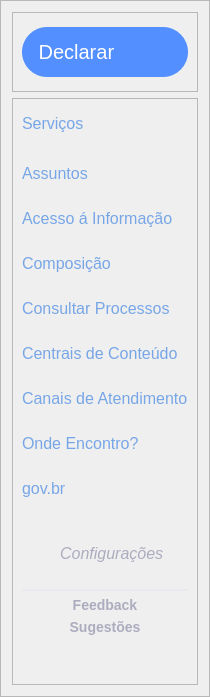
        <widget class="QFrame" name="frame_ColumnLeft">
         <property name="maximumSize">
          <size>
           <width>225</width>
           <height>16777215</height>
          </size>
         </property>
         <property name="styleSheet">
          <string notr="true"/>
         </property>
         <property name="frameShape">
          <enum>QFrame::StyledPanel</enum>
         </property>
         <property name="frameShadow">
          <enum>QFrame::Raised</enum>
         </property>
         <layout class="QVBoxLayout" name="verticalLayout_4">
          <item>
           <widget class="QFrame" name="frame_4">
            <property name="minimumSize">
             <size>
              <width>0</width>
              <height>80</height>
             </size>
            </property>
            <property name="maximumSize">
             <size>
              <width>16777215</width>
              <height>80</height>
             </size>
            </property>
            <property name="frameShape">
             <enum>QFrame::StyledPanel</enum>
            </property>
            <property name="frameShadow">
             <enum>QFrame::Raised</enum>
            </property>
            <layout class="QVBoxLayout" name="verticalLayout_7">
             <item>
              <widget class="QPushButton" name="pushButton_BtnDeclarar">
               <property name="minimumSize">
                <size>
                 <width>0</width>
                 <height>50</height>
                </size>
               </property>
               <property name="maximumSize">
                <size>
                 <width>234</width>
                 <height>50</height>
                </size>
               </property>
               <property name="cursor">
                <cursorShape>PointingHandCursor</cursorShape>
               </property>
               <property name="layoutDirection">
                <enum>Qt::LeftToRight</enum>
               </property>
               <property name="styleSheet">
                <string notr="true">QPushButton{
	text-align:left;
	color:#fff;
	border:0px;
	border-radius:25px;
	font-size:20px;
	cursor: pointer;
	background-color:#538fff;
}
QPushButton:hover{
background-color:#3668ff;
}


</string>
               </property>
               <property name="text">
                <string>   Declarar</string>
               </property>
               <property name="icon">
                <iconset>
                 <normaloff>assets/img/FAB-1.png</normaloff>assets/img/FAB-1.png</iconset>
               </property>
               <property name="iconSize">
                <size>
                 <width>40</width>
                 <height>40</height>
                </size>
               </property>
              </widget>
             </item>
            </layout>
           </widget>
          </item>
          <item>
           <widget class="QFrame" name="frame_7">
            <property name="frameShape">
             <enum>QFrame::StyledPanel</enum>
            </property>
            <property name="frameShadow">
             <enum>QFrame::Raised</enum>
            </property>
            <layout class="QVBoxLayout" name="verticalLayout_6">
             <item>
              <widget class="QPushButton" name="pushButton_BtnServico">
               <property name="minimumSize">
                <size>
                 <width>0</width>
                 <height>30</height>
                </size>
               </property>
               <property name="maximumSize">
                <size>
                 <width>16777215</width>
                 <height>30</height>
                </size>
               </property>
               <property name="cursor">
                <cursorShape>PointingHandCursor</cursorShape>
               </property>
               <property name="layoutDirection">
                <enum>Qt::LeftToRight</enum>
               </property>
               <property name="styleSheet">
                <string notr="true">QPushButton{
	text-align:left;
	color:#77a6e7;
	border:0px;
	font-size:16px;
	cursor: pointer;
}

QPushButton:hover{
text-decoration: underline;
font-weight: bold;
}

</string>
               </property>
               <property name="text">
                <string>Serviços</string>
               </property>
              </widget>
             </item>
             <item>
              <spacer name="horizontalSpacer">
               <property name="orientation">
                <enum>Qt::Horizontal</enum>
               </property>
               <property name="sizeHint" stdset="0">
                <size>
                 <width>40</width>
                 <height>20</height>
                </size>
               </property>
              </spacer>
             </item>
             <item>
              <widget class="QPushButton" name="pushButton_BtnAssuntos">
               <property name="cursor">
                <cursorShape>PointingHandCursor</cursorShape>
               </property>
               <property name="styleSheet">
                <string notr="true">QPushButton{
	text-align:left;
	color:#77a6e7;
	border:0px;
	font-size:16px;
	cursor: pointer;
}

QPushButton:hover{
text-decoration: underline;
font-weight: bold;
}</string>
               </property>
               <property name="text">
                <string>Assuntos</string>
               </property>
              </widget>
             </item>
             <item>
              <spacer name="horizontalSpacer_2">
               <property name="orientation">
                <enum>Qt::Horizontal</enum>
               </property>
               <property name="sizeHint" stdset="0">
                <size>
                 <width>40</width>
                 <height>20</height>
                </size>
               </property>
              </spacer>
             </item>
             <item>
              <widget class="QPushButton" name="pushButton_BtnAcessoInfo">
               <property name="cursor">
                <cursorShape>PointingHandCursor</cursorShape>
               </property>
               <property name="styleSheet">
                <string notr="true">QPushButton{
	text-align:left;
	color:#77a6e7;
	border:0px;
	font-size:16px;
	cursor: pointer;
}

QPushButton:hover{
text-decoration: underline;
font-weight: bold;
}</string>
               </property>
               <property name="text">
                <string>Acesso á Informação</string>
               </property>
              </widget>
             </item>
             <item>
              <spacer name="horizontalSpacer_3">
               <property name="orientation">
                <enum>Qt::Horizontal</enum>
               </property>
               <property name="sizeHint" stdset="0">
                <size>
                 <width>40</width>
                 <height>20</height>
                </size>
               </property>
              </spacer>
             </item>
             <item>
              <widget class="QPushButton" name="pushButton_BtnComposicao">
               <property name="cursor">
                <cursorShape>PointingHandCursor</cursorShape>
               </property>
               <property name="styleSheet">
                <string notr="true">QPushButton{
	text-align:left;
	color:#77a6e7;
	border:0px;
	font-size:16px;
	cursor: pointer;
}

QPushButton:hover{
text-decoration: underline;
font-weight: bold;
}</string>
               </property>
               <property name="text">
                <string>Composição</string>
               </property>
              </widget>
             </item>
             <item>
              <spacer name="horizontalSpacer_4">
               <property name="orientation">
                <enum>Qt::Horizontal</enum>
               </property>
               <property name="sizeHint" stdset="0">
                <size>
                 <width>40</width>
                 <height>20</height>
                </size>
               </property>
              </spacer>
             </item>
             <item>
              <widget class="QPushButton" name="pushButton_BtnConsultaProcessos">
               <property name="cursor">
                <cursorShape>PointingHandCursor</cursorShape>
               </property>
               <property name="styleSheet">
                <string notr="true">QPushButton{
	text-align:left;
	color:#77a6e7;
	border:0px;
	font-size:16px;
	cursor: pointer;
}

QPushButton:hover{
text-decoration: underline;
font-weight: bold;
}</string>
               </property>
               <property name="text">
                <string>Consultar Processos</string>
               </property>
              </widget>
             </item>
             <item>
              <spacer name="horizontalSpacer_11">
               <property name="orientation">
                <enum>Qt::Horizontal</enum>
               </property>
               <property name="sizeHint" stdset="0">
                <size>
                 <width>40</width>
                 <height>20</height>
                </size>
               </property>
              </spacer>
             </item>
             <item>
              <widget class="QPushButton" name="pushButton_BtnCentraisConteudo">
               <property name="cursor">
                <cursorShape>PointingHandCursor</cursorShape>
               </property>
               <property name="styleSheet">
                <string notr="true">QPushButton{
	text-align:left;
	color:#77a6e7;
	border:0px;
	font-size:16px;
	cursor: pointer;
}

QPushButton:hover{
text-decoration: underline;
font-weight: bold;
}</string>
               </property>
               <property name="text">
                <string>Centrais de Conteúdo</string>
               </property>
              </widget>
             </item>
             <item>
              <spacer name="horizontalSpacer_5">
               <property name="orientation">
                <enum>Qt::Horizontal</enum>
               </property>
               <property name="sizeHint" stdset="0">
                <size>
                 <width>40</width>
                 <height>20</height>
                </size>
               </property>
              </spacer>
             </item>
             <item>
              <widget class="QPushButton" name="pushButton_BtnCanaisAtendimento">
               <property name="cursor">
                <cursorShape>PointingHandCursor</cursorShape>
               </property>
               <property name="styleSheet">
                <string notr="true">QPushButton{
	text-align:left;
	color:#77a6e7;
	border:0px;
	font-size:16px;
	cursor: pointer;
}

QPushButton:hover{
text-decoration: underline;
font-weight: bold;
}</string>
               </property>
               <property name="text">
                <string>Canais de Atendimento</string>
               </property>
              </widget>
             </item>
             <item>
              <spacer name="horizontalSpacer_6">
               <property name="orientation">
                <enum>Qt::Horizontal</enum>
               </property>
               <property name="sizeHint" stdset="0">
                <size>
                 <width>40</width>
                 <height>20</height>
                </size>
               </property>
              </spacer>
             </item>
             <item>
              <widget class="QPushButton" name="pushButton_BtnOndeEncontro">
               <property name="cursor">
                <cursorShape>PointingHandCursor</cursorShape>
               </property>
               <property name="styleSheet">
                <string notr="true">QPushButton{
	text-align:left;
	color:#77a6e7;
	border:0px;
	font-size:16px;
	cursor: pointer;
}

QPushButton:hover{
text-decoration: underline;
font-weight: bold;
}</string>
               </property>
               <property name="text">
                <string>Onde Encontro?</string>
               </property>
              </widget>
             </item>
             <item>
              <spacer name="horizontalSpacer_7">
               <property name="orientation">
                <enum>Qt::Horizontal</enum>
               </property>
               <property name="sizeHint" stdset="0">
                <size>
                 <width>40</width>
                 <height>20</height>
                </size>
               </property>
              </spacer>
             </item>
             <item>
              <widget class="QPushButton" name="pushButton_BtnGovbr">
               <property name="cursor">
                <cursorShape>PointingHandCursor</cursorShape>
               </property>
               <property name="styleSheet">
                <string notr="true">QPushButton{
	text-align:left;
	color:#77a6e7;
	border:0px;
	font-size:16px;
	cursor: pointer;
}

QPushButton:hover{
text-decoration: underline;
font-weight: bold;
}</string>
               </property>
               <property name="text">
                <string>gov.br</string>
               </property>
              </widget>
             </item>
             <item>
              <spacer name="verticalSpacer">
               <property name="orientation">
                <enum>Qt::Vertical</enum>
               </property>
               <property name="sizeHint" stdset="0">
                <size>
                 <width>20</width>
                 <height>40</height>
                </size>
               </property>
              </spacer>
             </item>
             <item>
              <widget class="QPushButton" name="pushButton_BtnConfiguracao">
               <property name="styleSheet">
                <string notr="true">QPushButton{
	text-align:center;
	color:#acacbf;
	border:0px;
	font-size:16px;
	cursor: pointer;
	font-style: italic;
}

QPushButton:hover{
text-decoration: underline;
}</string>
               </property>
               <property name="text">
                <string>   Configurações</string>
               </property>
               <property name="icon">
                <iconset>
                 <normaloff>assets/img/setting.png</normaloff>assets/img/setting.png</iconset>
               </property>
               <property name="iconSize">
                <size>
                 <width>30</width>
                 <height>30</height>
                </size>
               </property>
              </widget>
             </item>
             <item>
              <spacer name="horizontalSpacer_8">
               <property name="orientation">
                <enum>Qt::Horizontal</enum>
               </property>
               <property name="sizeHint" stdset="0">
                <size>
                 <width>40</width>
                 <height>20</height>
                </size>
               </property>
              </spacer>
             </item>
             <item>
              <widget class="QFrame" name="frame">
               <property name="minimumSize">
                <size>
                 <width>0</width>
                 <height>2</height>
                </size>
               </property>
               <property name="maximumSize">
                <size>
                 <width>16777215</width>
                 <height>2</height>
                </size>
               </property>
               <property name="styleSheet">
                <string notr="true">QFrame{
	background-color: #e9e9ee;
	border:0px;
}</string>
               </property>
               <property name="frameShape">
                <enum>QFrame::StyledPanel</enum>
               </property>
               <property name="frameShadow">
                <enum>QFrame::Raised</enum>
               </property>
              </widget>
             </item>
             <item>
              <widget class="QPushButton" name="pushButton_BtnFeedback">
               <property name="styleSheet">
                <string notr="true">QPushButton{
	text-align:center;
	color:#acacbf;
	border:0px;
	font-size:14px;
	cursor: pointer;
	font-weight: bold;
}

QPushButton:hover{
text-decoration: underline;
}</string>
               </property>
               <property name="text">
                <string>Feedback</string>
               </property>
              </widget>
             </item>
             <item>
              <widget class="QPushButton" name="pushButton_BtnSugestao">
               <property name="styleSheet">
                <string notr="true">QPushButton{
	text-align:center;
	color:#acacbf;
	border:0px;
	font-size:14px;
	cursor: pointer;
	font-weight: bold;
}

QPushButton:hover{
text-decoration: underline;
}</string>
               </property>
               <property name="text">
                <string>Sugestões</string>
               </property>
              </widget>
             </item>
             <item>
              <spacer name="horizontalSpacer_9">
               <property name="orientation">
                <enum>Qt::Horizontal</enum>
               </property>
               <property name="sizeHint" stdset="0">
                <size>
                 <width>40</width>
                 <height>20</height>
                </size>
               </property>
              </spacer>
             </item>
             <item>
              <widget class="QPushButton" name="pushButton_ImgLogoGovbr">
               <property name="styleSheet">
                <string notr="true">QPushButton{
	border:0px;
}
	</string>
               </property>
               <property name="text">
                <string/>
               </property>
               <property name="icon">
                <iconset>
                 <normaloff>assets/img/Settings-1.png</normaloff>assets/img/Settings-1.png</iconset>
               </property>
               <property name="iconSize">
                <size>
                 <width>300</width>
                 <height>60</height>
                </size>
               </property>
              </widget>
             </item>
            </layout>
           </widget>
          </item>
         </layout>
        </widget>
